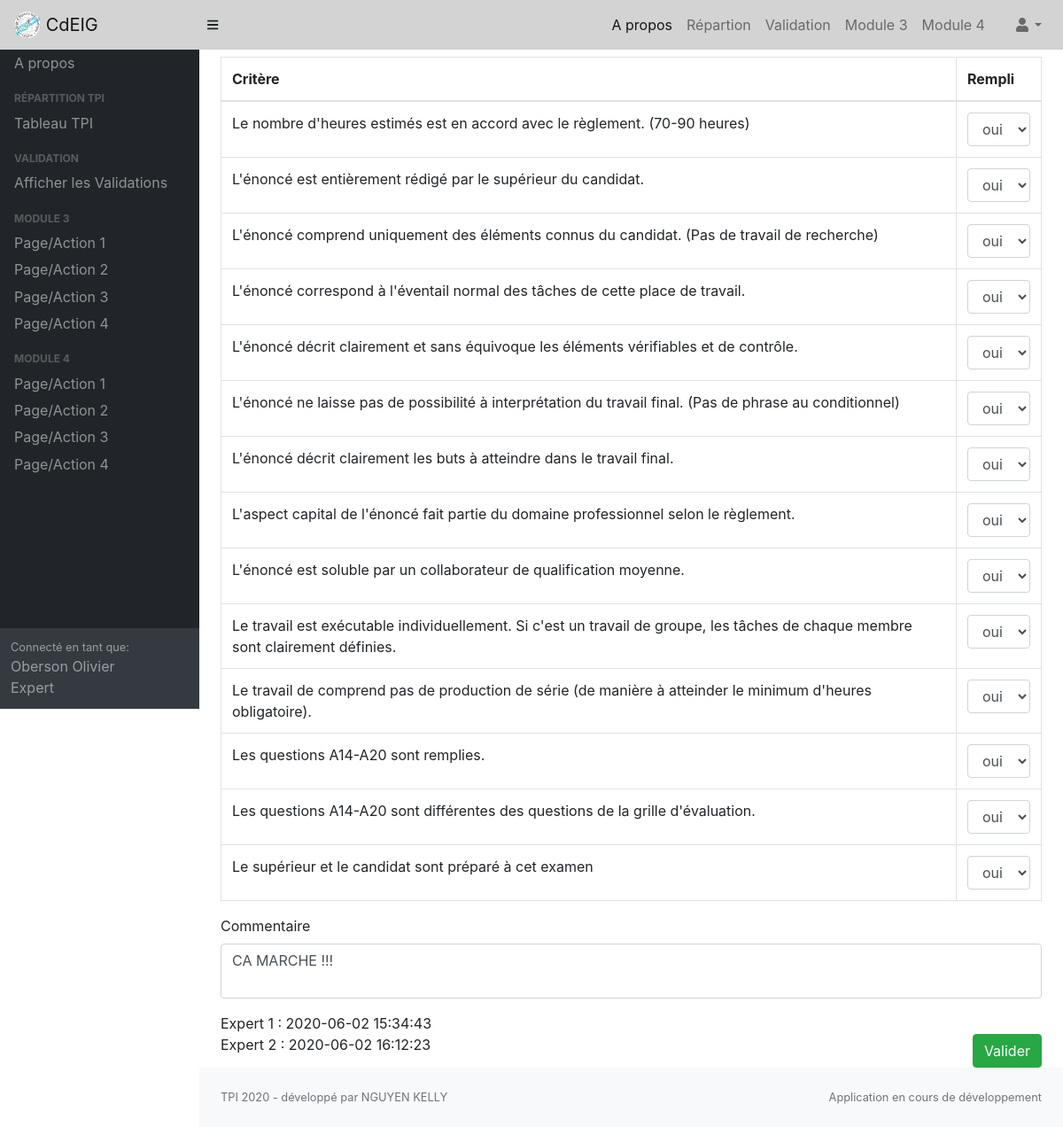
The page /?action=checkValidation&tpiID=2&expert=1 (signed in) on the database its author committed.
### tables this page shows
CREATE TABLE `tpi_validations` (
  `tpiID` int(10) UNSIGNED NOT NULL,
  `criterions` varchar(1000) NOT NULL,
  `comment` text DEFAULT NULL,
  `expert1Signature` datetime DEFAULT NULL,
  `expert2Signature` datetime DEFAULT NULL,
  `pdfPath` varchar(100) DEFAULT NULL
);

### controller/checkValidation.php (called while the page is built, shortened)
<?php
require_once 'model/crudValidation.php';
require_once 'model/checkValidation.php';
require_once 'view/editValidation.php';

### model/crudValidation.php (called while the page is built, shortened)
<?php
function getValidation($id){
    $tpi = getConnexion();
    $req = $tpi->prepare("SELECT * FROM `tpi_validations` WHERE tpiID = :id");
    $req->bindParam(':id', $id, PDO::PARAM_INT);
    $req->execute();
    return $res = $req->fetchAll(PDO::FETCH_ASSOC);
}

### model/checkValidation.php (the view, shortened to what this page needs)
<?php
$tpiChoosen = FILTER_INPUT(INPUT_GET, 'tpiID', FILTER_SANITIZE_NUMBER_INT);
if (in_array($_SESSION['id'], getTPIsById($tpiChoosen)[0]) || in_array('Administrator', $_SESSION['roles'][0]) || in_array('Manager', $_SESSION['roles'][0])) {
    $validation_criterions = array(
        "Le nombre d'heures estimés est en accord avec le règlement. (70-90 heures)",
        "L'énoncé est entièrement rédigé par le supérieur du candidat.",
        "L'énoncé comprend uniquement des éléments connus du candidat. (Pas de travail de recherche)",
        "L'énoncé correspond à l'éventail normal des tâches de cette place de travail.",
        "L'énoncé décrit clairement et sans équivoque les éléments vérifiables et de contrôle.",
        "L'énoncé ne laisse pas de possibilité à interprétation du travail final. (Pas de phrase au conditionnel)",
        "L'énoncé décrit clairement les buts à atteindre dans le travail final.",
        "L'aspect capital de l'énoncé fait partie du domaine professionnel selon le règlement.",
        "L'énoncé est soluble par un collaborateur de qualification moyenne.",
        "Le travail est exécutable individuellement. Si c'est un travail de groupe, les tâches de chaque membre sont clairement définies.",
        "Le travail de comprend pas de production de série (de manière à atteinder le minimum d'heures obligatoire).",
        "Les questions A14-A20 sont remplies.",
        "Les questions A14-A20 sont différentes des questions de la grille d'évaluation.",
        "Le supérieur et le candidat sont préparé à cet examen"
    );
    if (!empty(getValidation($tpiChoosen))) {
        $tabValidation = getValidation($tpiChoosen)[0];
        $criterions = explode(';', $tabValidation['criterions']);
        $comment = $tabValidation['comment'];
        $expert1Sign = $tabValidation['expert1Signature'];
        $expert2Sign = $tabValidation['expert2Signature'];
    }
    $form = <<<FORMVALID
    <form action="#" method="POST">
    <table class="table table-bordered mt-2">
    <thead>
    <th>Critère</th>
    <th>Rempli</th>
    </thead>
    FORMVALID;
    foreach ($validation_criterions as $key => $value) {
        $form .= '<tr><td>' . $value . '</td>';
        $form .= '<td><select class="form-control" name="answer' . $key . '">';
        $form .= "<option></option>";
        $form .= "<option ";
        $form .= $criterions[$key] == 'n/a' ? 'selected' : '';
        $form .= ">n/a</option>";
        $form .= "<option ";
        $form .= $criterions[$key] == 'oui' ? 'selected' : '';
        $form .= ">oui</option>";
        $form .= "<option ";
        $form .= $criterions[$key] == 'non' ? 'selected' : '';
        $form .= ">non</option>";
        $form .= '</select></td>';
    }
    $form .= <<<FORMVALID
    </tr>
    </table>
    <div class="form-group">
    <label for="comment">Commentaire</label>
    <textarea style="resize: none;" cols="100" class="form-control" id="comment" name="comment">$comment</textarea>
    </div>
    <tr>
    Expert 1 : $expert1Sign <br>
    Expert 2 : $expert2Sign
    </tr>
    FORMVALID;
    if (in_array('validateTPIs', $_SESSION['rights'][0])) {
        $form .= '<a href="?action=editParam&tpiID=$tpiChoosen"><button name="valid" value="valid" class="btn btn-success float-right">Valider</button></a></form>';
    }
}else{
}

### rows shown on the page
tpi_validations: comment "CA MARCHE !!!", expert1Signature "2020-06-02 15:34:43", expert2Signature "2020-06-02 16:12:23"

### other values the page prints
$value "Tableau TPI"
$value "Afficher les Validations"
$_SESSION['name'] "Oberson Olivier"
$r "Expert"
$value "Le nombre d'heures estimés est en accord avec le règlement. (70-90 heures)"
$value "L'énoncé est entièrement rédigé par le supérieur du candidat."
$value "L'énoncé comprend uniquement des éléments connus du candidat. (Pas de travail de recherche)"
$value "L'énoncé correspond à l'éventail normal des tâches de cette place de travail."
$value "L'énoncé décrit clairement et sans équivoque les éléments vérifiables et de contrôle."
$value "L'énoncé ne laisse pas de possibilité à interprétation du travail final. (Pas de phrase au conditionnel)"
$value "L'énoncé décrit clairement les buts à atteindre dans le travail final."
$value "L'aspect capital de l'énoncé fait partie du domaine professionnel selon le règlement."
$value "L'énoncé est soluble par un collaborateur de qualification moyenne."
$value "Le travail est exécutable individuellement. Si c'est un travail de groupe, les tâches de chaque membre sont clairement définies."
$value "Le travail de comprend pas de production de série (de manière à atteinder le minimum d'heures obligatoire)."
